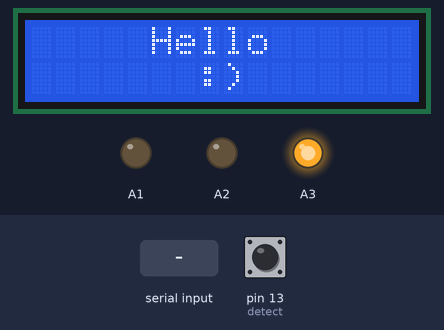
Bench run of a sketch on a simulated Arduino Uno, built with avr-gcc and run on an emulated ATmega328P. Shown: 16×2 character LCD, output pins drawn as LEDs (lit = HIGH). The test bench sets the inputs (shaded band); at power-on: pin 13 (detect) HIGH. What the sketch prints to the serial monitor is not drawn.

Above: at 1.2 s.
1.3 s: "0.0\n" received over Serial
At 3.0 s:
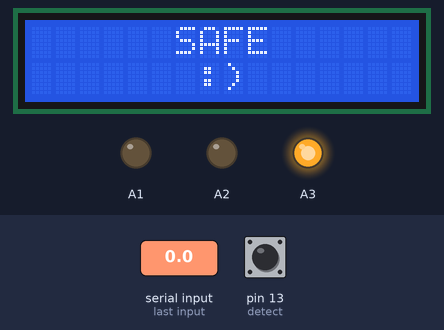
3.5 s: "1.0\n" received over Serial
At 4.1 s:
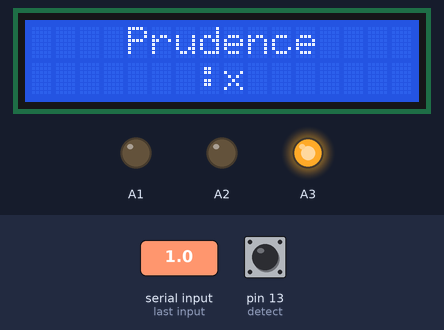
5.0 s: "2.0\n" received over Serial
At 5.3 s:
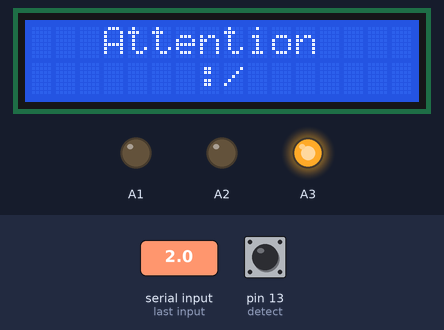
6.5 s: "3.0\n" received over Serial
At 7.6 s:
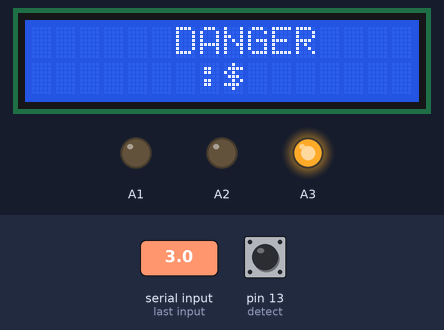
8.0 s: "4.0\n" received over Serial
At 8.8 s:
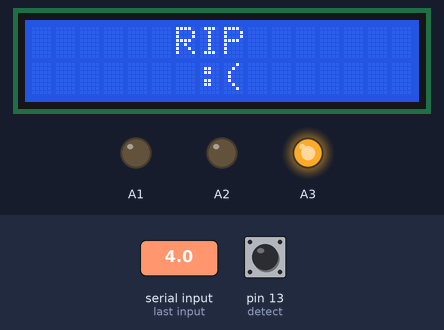
9.5 s: pin 13 (detect) pulled LOW for 1 s
At 10.3 s:
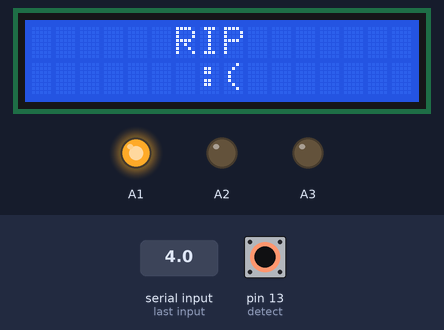
Timing chart, 0 to 13.5 s (numbered marks = the images above; inputs shaded):
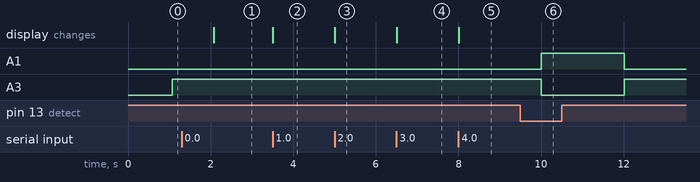

Measured:
- after the input at 1.3 s, the display: changes after 0.77 s (image 1)
- after the input at 3.5 s, the display: changes at once (image 2)
- after the input at 5.0 s, the display: changes at once (image 3)
- after the input at 6.5 s, the display: changes at once (image 4)
- after the input at 8.0 s, the display: changes at once (image 5)
- after the input at 9.5 s, A1: LOW → HIGH after 0.51 s, → LOW 2.0 s later; A3: HIGH → LOW after 0.51 s, → HIGH 2.0 s later

The sketch:

niveau_d_eau.ino
```cpp
#include <LiquidCrystal.h>
LiquidCrystal lcd(12,11,5,4,3,2);
int detect = 13;
String entry ="";


int switchstate;
void setup() {
  // put your setup code here, to run once:
  Serial.begin(9600);
  pinMode(A1,OUTPUT);
  pinMode(A2,OUTPUT);
  pinMode(A3,OUTPUT);
  pinMode(detect, INPUT_PULLUP);

  lcd.begin(16, 2);
  lcd.setCursor(0, 0);
  lcd.print("     Hello      ");
  lcd.setCursor(0, 1);
  lcd.print("       :)       ");

}

void displayColor(int r, int g, int b){
    analogWrite(A1,b);
    analogWrite(A2,g);
    analogWrite(A3,r);
}


void loop() {
  entry = Serial.readStringUntil('\n');
  if(entry == "0.0"){
    lcd.setCursor(0, 0);
    lcd.print("      SAFE      ");
    lcd.setCursor(0, 1);
    lcd.print("       :)       ");
  }
  if(entry == "1.0"){
    lcd.setCursor(0, 0);
    lcd.print("    Prudence    ");
    lcd.setCursor(0, 1);
    lcd.print("       :x       ");
  }
  if(entry == "2.0"){
    lcd.setCursor(0, 0);
    lcd.print("   Attention    ");
    lcd.setCursor(0, 1);
    lcd.print("       :/       ");
  }
  if(entry == "3.0"){
    lcd.setCursor(0, 0);
    lcd.print("      DANGER    ");
    lcd.setCursor(0, 1);
    lcd.print("       :$       ");
  }
  if(entry == "4.0"){
    lcd.setCursor(0, 0);
    lcd.print("      RIP       ");
    lcd.setCursor(0, 1);
    lcd.print("       :(       ");
  }
  switchstate = digitalRead(detect);
  if(switchstate == HIGH ){
    displayColor(255,0,0);
    Serial.println("ok");
  }
  else{
    displayColor(0,0,255);
    Serial.println("warning");
  }
 delay(1000);
}
```
